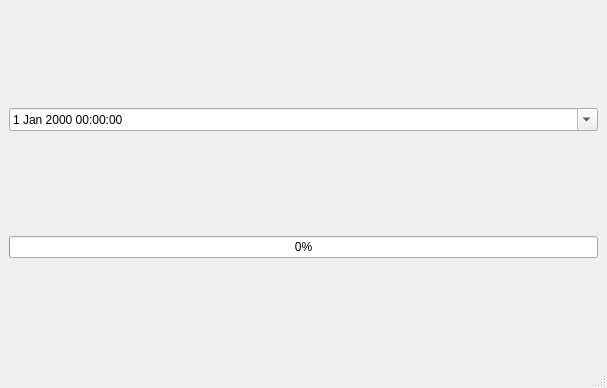
<?xml version="1.0" encoding="UTF-8"?>
<ui version="4.0">
 <class>myLitteTimer</class>
 <widget class="QMainWindow" name="myLitteTimer">
  <property name="geometry">
   <rect>
    <x>0</x>
    <y>0</y>
    <width>607</width>
    <height>388</height>
   </rect>
  </property>
  <property name="windowTitle">
   <string>MainWindow</string>
  </property>
  <widget class="QWidget" name="centralwidget">
   <layout class="QVBoxLayout" name="verticalLayout">
    <item>
     <widget class="QDateTimeEdit" name="dateTimeEdit">
      <property name="calendarPopup">
       <bool>true</bool>
      </property>
      <property name="timeSpec">
       <enum>Qt::LocalTime</enum>
      </property>
     </widget>
    </item>
    <item>
     <widget class="QProgressBar" name="progressBar">
      <property name="value">
       <number>0</number>
      </property>
     </widget>
    </item>
   </layout>
  </widget>
  <widget class="QMenuBar" name="menubar">
   <property name="geometry">
    <rect>
     <x>0</x>
     <y>0</y>
     <width>607</width>
     <height>28</height>
    </rect>
   </property>
  </widget>
  <widget class="QStatusBar" name="statusbar"/>
 </widget>
 <resources/>
 <connections/>
</ui>
